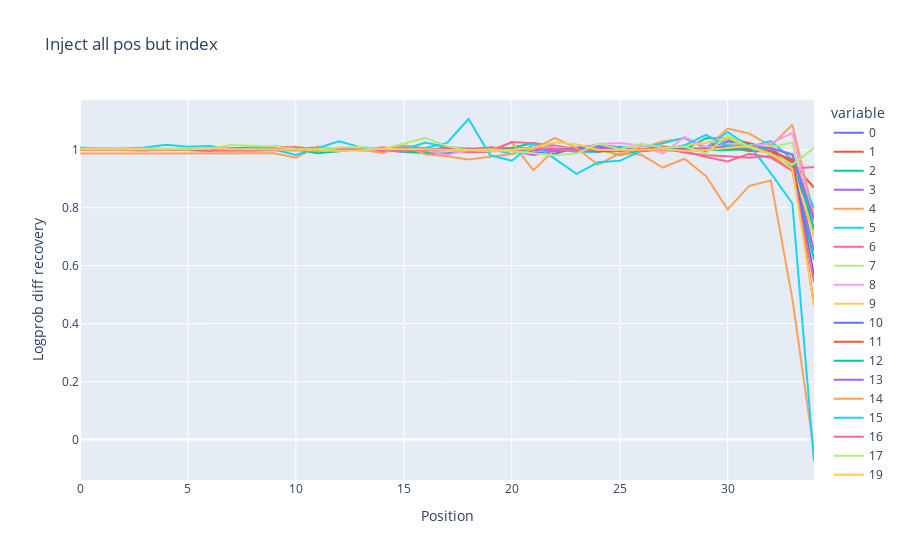
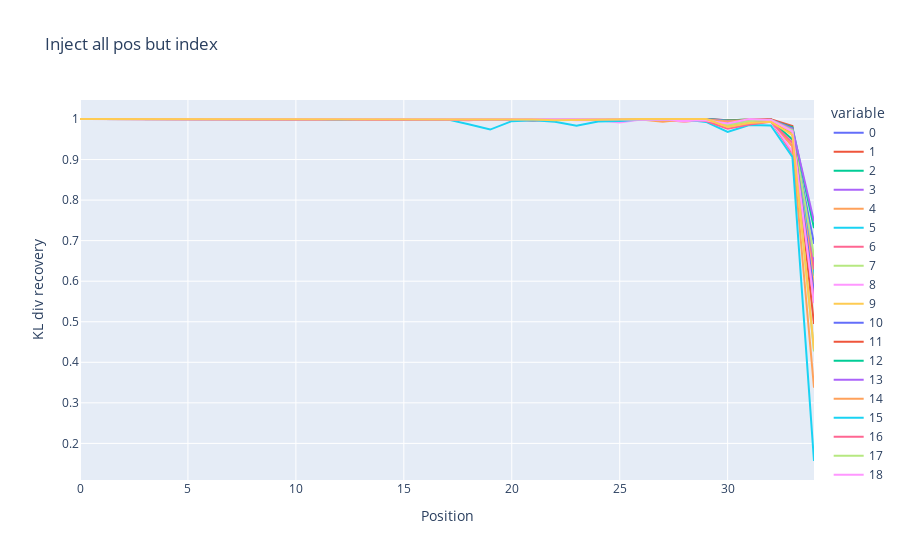

The code cell stored with these charts, in order, in its notebook:
### Markdown cell above
### Inject all pos but one
Index=2 means only position 2 was NOT injected.

### Code cell
omit_one_masks = ~t.eye(input_tokens.shape[1]).bool()
lpd_recoveries = get_recoveries_per_mask(omit_one_masks, get_logprob_diff_recovery)
kld_recoveries = get_recoveries_per_mask(omit_one_masks, get_kl_div_recovery)

title = "Inject all pos but index"
fig = px.line(lpd_recoveries, title=title)
fig.update_layout(
    xaxis_title="Position",
    yaxis_title="Logprob diff recovery",
)
# Hide outlier batch
fig.for_each_trace(lambda trace: trace.update(visible=False) if trace.name == "18" else ())
fig.show()

fig = px.line(kld_recoveries, title=title)
fig.update_layout(
    xaxis_title="Position",
    yaxis_title="KL div recovery",
)

### Figure 1 — Plotly figure (JSON) as saved in the notebook; plotly's stock layout.template omitted (floating-point values rounded to 4 significant figures)
{"data": [{"hovertemplate": "variable=0<br>index=%{x}<br>value=%{y}<extra></extra>", "legendgroup": "0", "line": {"color": "#636efa", "dash": "solid"}, "marker": {"symbol": "circle"}, "mode": "lines", "name": "0", "orientation": "v", "showlegend": true, "type": "scatter", "x": [0, 1, 2, 3, 4, 5, 6, 7, 8, 9, 10, 11, 12, 13, 14, 15, 16, 17, 18, 19, 20, 21, 22, 23, 24, 25, 26, 27, 28, 29, 30, 31, 32, 33, 34], "xaxis": "x", "y": [1.0, 0.9999, 1.0, 0.9996, 1.0, 1.0, 0.9967, 1.004, 0.9985, 1.0, 0.9985, 1.008, 1.004, 1.002, 1.002, 1.003, 1.0, 1.0, 1.003, 1.002, 0.9988, 0.9918, 0.9866, 1.008, 1.017, 1.009, 0.9964, 1.011, 0.9996, 0.997, 1.03, 1.019, 1.0, 0.9434, 0.7532], "yaxis": "y"}, {"hovertemplate": "variable=1<br>index=%{x}<br>value=%{y}<extra></extra>", "legendgroup": "1", "line": {"color": "#EF553B", "dash": "solid"}, "marker": {"symbol": "circle"}, "mode": "lines", "name": "1", "orientation": "v", "showlegend": true, "type": "scatter", "x": [0, 1, 2, 3, 4, 5, 6, 7, 8, 9, 10, 11, 12, 13, 14, 15, 16, 17, 18, 19, 20, 21, 22, 23, 24, 25, 26, 27, 28, 29, 30, 31, 32, 33, 34], "xaxis": "x", "y": [1.001, 1.001, 0.9992, 1.001, 1.001, 0.9993, 0.9998, 1.002, 1.001, 1.001, 1.005, 1.007, 1.001, 0.9999, 1.009, 1.003, 0.9998, 0.9997, 1.002, 1.009, 1.004, 1.007, 1.003, 0.9975, 1.001, 1.005, 1.008, 1.012, 1.005, 1.005, 1.042, 1.024, 1.004, 0.9541, 0.8701], "yaxis": "y"}, {"hovertemplate": "variable=2<br>index=%{x}<br>value=%{y}<extra></extra>", "legendgroup": "2", "line": {"color": "#00cc96", "dash": "solid"}, "marker": {"symbol": "circle"}, "mode": "lines", "name": "2", "orientation": "v", "showlegend": true, "type": "scatter", "x": [0, 1, 2, 3, 4, 5, 6, 7, 8, 9, 10, 11, 12, 13, 14, 15, 16, 17, 18, 19, 20, 21, 22, 23, 24, 25, 26, 27, 28, 29, 30, 31, 32, 33, 34], "xaxis": "x", "y": [1.001, 1.001, 1.001, 0.9989, 1.002, 1.001, 1.001, 1.005, 1.009, 1.01, 1.001, 0.9882, 0.9956, 1.006, 1.002, 0.9929, 0.9903, 0.9869, 1.005, 0.9991, 1.007, 1.023, 1.008, 1.005, 1.005, 0.9814, 0.9987, 1.004, 1.001, 1.041, 1.04, 1.003, 0.9956, 0.9449, 0.6212], "yaxis": "y"}, {"hovertemplate": "variable=3<br>index=%{x}<br>value=%{y}<extra></extra>", "legendgroup": "3", "line": {"color": "#ab63fa", "dash": "solid"}, "marker": {"symbol": "circle"}, "mode": "lines", "name": "3", "orientation": "v", "showlegend": true, "type": "scatter", "x": [0, 1, 2, 3, 4, 5, 6, 7, 8, 9, 10, 11, 12, 13, 14, 15, 16, 17, 18, 19, 20, 21, 22, 23, 24, 25, 26, 27, 28, 29, 30, 31, 32, 33, 34], "xaxis": "x", "y": [1.0, 1.001, 1.001, 1.0, 1.001, 1.0, 1.0, 1.001, 1.0, 1.0, 0.9994, 0.9997, 1.003, 0.9989, 0.998, 0.9945, 0.9985, 0.9933, 0.9975, 1.001, 0.9972, 0.9824, 0.9952, 1.0, 1.007, 0.9962, 1.004, 1.002, 1.005, 0.9982, 1.022, 1.007, 0.995, 0.9646, 0.6512], "yaxis": "y"}, {"hovertemplate": "variable=4<br>index=%{x}<br>value=%{y}<extra></extra>", "legendgroup": "4", "line": {"color": "#FFA15A", "dash": "solid"}, "marker": {"symbol": "circle"}, "mode": "lines", "name": "4", "orientation": "v", "showlegend": true, "type": "scatter", "x": [0, 1, 2, 3, 4, 5, 6, 7, 8, 9, 10, 11, 12, 13, 14, 15, 16, 17, 18, 19, 20, 21, 22, 23, 24, 25, 26, 27, 28, 29, 30, 31, 32, 33, 34], "xaxis": "x", "y": [1.001, 1.002, 1.002, 1.003, 1.003, 0.9999, 0.9989, 0.998, 0.9963, 1.0, 1.011, 1.001, 0.9969, 1.002, 1.0, 1.016, 1.005, 0.9979, 0.9916, 0.9995, 1.026, 0.9298, 1.002, 1.009, 1.0, 0.9837, 1.006, 1.029, 1.04, 1.004, 1.074, 1.057, 1.014, 1.087, 0.7715], "yaxis": "y"}, {"hovertemplate": "variable=5<br>index=%{x}<br>value=%{y}<extra></extra>", "legendgroup": "5", "line": {"color": "#19d3f3", "dash": "solid"}, "marker": {"symbol": "circle"}, "mode": "lines", "name": "5", "orientation": "v", "showlegend": true, "type": "scatter", "x": [0, 1, 2, 3, 4, 5, 6, 7, 8, 9, 10, 11, 12, 13, 14, 15, 16, 17, 18, 19, 20, 21, 22, 23, 24, 25, 26, 27, 28, 29, 30, 31, 32, 33, 34], "xaxis": "x", "y": [1.002, 1.002, 1.002, 1.002, 1.002, 1.002, 1.002, 1.002, 1.002, 1.002, 1.001, 1.001, 1.003, 1.002, 1.003, 1.002, 1.026, 1.009, 1.005, 1.004, 0.9863, 1.008, 1.004, 0.9927, 0.9919, 1.012, 1.004, 1.022, 1.042, 1.008, 1.062, 1.01, 1.03, 0.9666, 0.7999], "yaxis": "y"}, {"hovertemplate": "variable=6<br>index=%{x}<br>value=%{y}<extra></extra>", "legendgroup": "6", "line": {"color": "#FF6692", "dash": "solid"}, "marker": {"symbol": "circle"}, "mode": "lines", "name": "6", "orientation": "v", "showlegend": true, "type": "scatter", "x": [0, 1, 2, 3, 4, 5, 6, 7, 8, 9, 10, 11, 12, 13, 14, 15, 16, 17, 18, 19, 20, 21, 22, 23, 24, 25, 26, 27, 28, 29, 30, 31, 32, 33, 34], "xaxis": "x", "y": [1.002, 1.002, 1.002, 1.002, 1.002, 1.001, 1.002, 1.002, 1.005, 1.012, 1.009, 1.002, 1.001, 1.001, 0.9959, 0.9951, 1.004, 1.001, 0.9925, 0.9926, 1.027, 1.023, 1.016, 1.003, 1.018, 1.002, 0.9948, 1.008, 0.9898, 0.9813, 0.9777, 0.9729, 0.9791, 0.935, 0.941], "yaxis": "y"}, {"hovertemplate": "variable=7<br>index=%{x}<br>value=%{y}<extra></extra>", "legendgroup": "7", "line": {"color": "#B6E880", "dash": "solid"}, "marker": {"symbol": "circle"}, "mode": "lines", "name": "7", "orientation": "v", "showlegend": true, "type": "scatter", "x": [0, 1, 2, 3, 4, 5, 6, 7, 8, 9, 10, 11, 12, 13, 14, 15, 16, 17, 18, 19, 20, 21, 22, 23, 24, 25, 26, 27, 28, 29, 30, 31, 32, 33, 34], "xaxis": "x", "y": [1.001, 1.001, 1.001, 1.001, 1.001, 1.001, 1.001, 1.002, 1.002, 1.002, 1.001, 1.001, 1.0, 1.001, 1.001, 1.001, 1.001, 1.0, 1.002, 1.001, 1.0, 1.001, 1.001, 1.0, 1.008, 1.008, 1.003, 1.004, 1.001, 1.003, 1.02, 1.017, 1.009, 1.025, 0.7034], "yaxis": "y"}, {"hovertemplate": "variable=8<br>index=%{x}<br>value=%{y}<extra></extra>", "legendgroup": "8", "line": {"color": "#FF97FF", "dash": "solid"}, "marker": {"symbol": "circle"}, "mode": "lines", "name": "8", "orientation": "v", "showlegend": true, "type": "scatter", "x": [0, 1, 2, 3, 4, 5, 6, 7, 8, 9, 10, 11, 12, 13, 14, 15, 16, 17, 18, 19, 20, 21, 22, 23, 24, 25, 26, 27, 28, 29, 30, 31, 32, 33, 34], "xaxis": "x", "y": [1.005, 1.004, 1.004, 1.005, 1.003, 1.002, 1.005, 0.9997, 1.005, 1.004, 0.9983, 1.0, 0.9999, 1.003, 1.005, 1.005, 0.9983, 0.9829, 0.9996, 0.9983, 0.9995, 1.007, 1.01, 1.001, 1.021, 1.024, 1.015, 0.9873, 1.045, 1.011, 1.008, 1.01, 1.023, 1.058, 0.7495], "yaxis": "y"}, {"hovertemplate": "variable=9<br>index=%{x}<br>value=%{y}<extra></extra>", "legendgroup": "9", "line": {"color": "#FECB52", "dash": "solid"}, "marker": {"symbol": "circle"}, "mode": "lines", "name": "9", "orientation": "v", "showlegend": true, "type": "scatter", "x": [0, 1, 2, 3, 4, 5, 6, 7, 8, 9, 10, 11, 12, 13, 14, 15, 16, 17, 18, 19, 20, 21, 22, 23, 24, 25, 26, 27, 28, 29, 30, 31, 32, 33, 34], "xaxis": "x", "y": [1.001, 1.001, 1.0, 1.001, 1.0, 1.001, 1.0, 1.001, 1.0, 1.001, 1.001, 1.001, 0.9984, 1.008, 1.003, 1.001, 0.9998, 0.995, 1.001, 1.003, 1.003, 1.003, 1.002, 1.005, 0.9982, 1.002, 1.007, 0.9938, 1.016, 1.024, 1.042, 1.007, 1.0, 0.946, 0.699], "yaxis": "y"}, {"hovertemplate": "variable=10<br>index=%{x}<br>value=%{y}<extra></extra>", "legendgroup": "10", "line": {"color": "#636efa", "dash": "solid"}, "marker": {"symbol": "circle"}, "mode": "lines", "name": "10", "orientation": "v", "showlegend": true, "type": "scatter", "x": [0, 1, 2, 3, 4, 5, 6, 7, 8, 9, 10, 11, 12, 13, 14, 15, 16, 17, 18, 19, 20, 21, 22, 23, 24, 25, 26, 27, 28, 29, 30, 31, 32, 33, 34], "xaxis": "x", "y": [1.0, 0.9993, 0.9993, 0.9991, 0.9993, 0.9995, 0.9996, 0.9987, 1.003, 0.9994, 0.9993, 1.0, 1.001, 1.002, 1.002, 0.9995, 1.003, 1.002, 1.001, 1.002, 1.001, 1.001, 0.999, 1.006, 1.01, 1.009, 0.996, 1.002, 1.002, 1.001, 1.01, 1.001, 0.9969, 0.9636, 0.5665], "yaxis": "y"}, {"hovertemplate": "variable=11<br>index=%{x}<br>value=%{y}<extra></extra>", "legendgroup": "11", "line": {"color": "#EF553B", "dash": "solid"}, "marker": {"symbol": "circle"}, "mode": "lines", "name": "11", "orientation": "v", "showlegend": true, "type": "scatter", "x": [0, 1, 2, 3, 4, 5, 6, 7, 8, 9, 10, 11, 12, 13, 14, 15, 16, 17, 18, 19, 20, 21, 22, 23, 24, 25, 26, 27, 28, 29, 30, 31, 32, 33, 34], "xaxis": "x", "y": [1.0, 1.0, 1.0, 1.0, 1.001, 1.0, 1.0, 1.0, 1.0, 1.0, 1.0, 1.0, 1.001, 1.001, 1.0, 0.9995, 1.0, 1.002, 1.001, 1.001, 1.003, 1.001, 1.001, 1.0, 0.9942, 0.9991, 1.002, 1.006, 1.001, 1.003, 1.009, 0.9964, 0.9942, 0.9645, 0.4644], "yaxis": "y"}, {"hovertemplate": "variable=12<br>index=%{x}<br>value=%{y}<extra></extra>", "legendgroup": "12", "line": {"color": "#00cc96", "dash": "solid"}, "marker": {"symbol": "circle"}, "mode": "lines", "name": "12", "orientation": "v", "showlegend": true, "type": "scatter", "x": [0, 1, 2, 3, 4, 5, 6, 7, 8, 9, 10, 11, 12, 13, 14, 15, 16, 17, 18, 19, 20, 21, 22, 23, 24, 25, 26, 27, 28, 29, 30, 31, 32, 33, 34], "xaxis": "x", "y": [1.001, 1.001, 1.001, 1.001, 1.001, 1.001, 1.0, 1.0, 1.0, 1.0, 0.9998, 1.0, 1.0, 1.001, 1.001, 1.001, 1.002, 1.002, 1.0, 1.001, 1.001, 1.001, 1.002, 1.001, 1.002, 1.001, 0.9997, 1.0, 0.9997, 1.001, 0.9996, 1.003, 1.007, 0.9838, 0.726], "yaxis": "y"}, {"hovertemplate": "variable=13<br>index=%{x}<br>value=%{y}<extra></extra>", "legendgroup": "13", "line": {"color": "#ab63fa", "dash": "solid"}, "marker": {"symbol": "circle"}, "mode": "lines", "name": "13", "orientation": "v", "showlegend": true, "type": "scatter", "x": [0, 1, 2, 3, 4, 5, 6, 7, 8, 9, 10, 11, 12, 13, 14, 15, 16, 17, 18, 19, 20, 21, 22, 23, 24, 25, 26, 27, 28, 29, 30, 31, 32, 33, 34], "xaxis": "x", "y": [1.0, 1.0, 1.0, 1.0, 1.0, 1.003, 1.001, 1.004, 1.002, 1.006, 1.0, 1.001, 1.002, 1.001, 0.9984, 1.0, 1.002, 1.001, 1.001, 1.002, 1.001, 1.0, 0.997, 1.002, 1.009, 1.002, 0.9982, 1.001, 1.002, 1.001, 1.016, 1.014, 1.006, 0.984, 0.7608], "yaxis": "y"}, {"hovertemplate": "variable=14<br>index=%{x}<br>value=%{y}<extra></extra>", "legendgroup": "14", "line": {"color": "#FFA15A", "dash": "solid"}, "marker": {"symbol": "circle"}, "mode": "lines", "name": "14", "orientation": "v", "showlegend": true, "type": "scatter", "x": [0, 1, 2, 3, 4, 5, 6, 7, 8, 9, 10, 11, 12, 13, 14, 15, 16, 17, 18, 19, 20, 21, 22, 23, 24, 25, 26, 27, 28, 29, 30, 31, 32, 33, 34], "xaxis": "x", "y": [0.9877, 0.9886, 0.9875, 0.9879, 0.988, 0.9888, 0.9884, 0.9885, 0.9888, 0.9885, 0.9733, 1.012, 0.9982, 1.003, 0.9889, 1.014, 0.9851, 0.9784, 0.9672, 0.976, 0.9856, 1.001, 1.041, 1.006, 0.9488, 0.9883, 0.983, 0.9391, 0.9696, 0.9091, 0.7947, 0.8757, 0.8947, 0.485, -0.04413], "yaxis": "y"}, {"hovertemplate": "variable=15<br>index=%{x}<br>value=%{y}<extra></extra>", "legendgroup": "15", "line": {"color": "#19d3f3", "dash": "solid"}, "marker": {"symbol": "circle"}, "mode": "lines", "name": "15", "orientation": "v", "showlegend": true, "type": "scatter", "x": [0, 1, 2, 3, 4, 5, 6, 7, 8, 9, 10, 11, 12, 13, 14, 15, 16, 17, 18, 19, 20, 21, 22, 23, 24, 25, 26, 27, 28, 29, 30, 31, 32, 33, 34], "xaxis": "x", "y": [1.009, 1.005, 1.005, 1.008, 1.018, 1.011, 1.014, 1.002, 1.005, 1.001, 0.9828, 1.006, 1.03, 1.009, 1.004, 1.008, 1.006, 1.024, 1.107, 0.9814, 0.9627, 1.02, 0.9704, 0.9174, 0.957, 0.9624, 0.9963, 1.001, 1.016, 1.052, 1.012, 1.016, 0.9198, 0.8147, -0.07452], "yaxis": "y"}, {"hovertemplate": "variable=16<br>index=%{x}<br>value=%{y}<extra></extra>", "legendgroup": "16", "line": {"color": "#FF6692", "dash": "solid"}, "marker": {"symbol": "circle"}, "mode": "lines", "name": "16", "orientation": "v", "showlegend": true, "type": "scatter", "x": [0, 1, 2, 3, 4, 5, 6, 7, 8, 9, 10, 11, 12, 13, 14, 15, 16, 17, 18, 19, 20, 21, 22, 23, 24, 25, 26, 27, 28, 29, 30, 31, 32, 33, 34], "xaxis": "x", "y": [1.0, 0.9995, 0.9995, 1.002, 1.003, 1.003, 0.999, 0.9981, 0.9988, 1.002, 1.001, 0.9967, 1.003, 0.9984, 1.002, 1.001, 0.9971, 1.01, 1.0, 1.004, 0.9973, 1.006, 1.001, 0.9984, 1.002, 0.9992, 1.001, 0.9999, 0.9948, 0.9756, 0.9602, 0.9869, 0.9735, 0.9278, 0.5433], "yaxis": "y"}, {"hovertemplate": "variable=17<br>index=%{x}<br>value=%{y}<extra></extra>", "legendgroup": "17", "line": {"color": "#B6E880", "dash": "solid"}, "marker": {"symbol": "circle"}, "mode": "lines", "name": "17", "orientation": "v", "showlegend": true, "type": "scatter", "x": [0, 1, 2, 3, 4, 5, 6, 7, 8, 9, 10, 11, 12, 13, 14, 15, 16, 17, 18, 19, 20, 21, 22, 23, 24, 25, 26, 27, 28, 29, 30, 31, 32, 33, 34], "xaxis": "x", "y": [1.005, 1.005, 1.005, 1.005, 1.005, 1.006, 1.004, 1.017, 1.015, 1.012, 1.003, 1.002, 1.008, 1.01, 1.003, 1.022, 1.041, 1.013, 0.9984, 1.002, 0.9959, 0.9877, 0.9813, 0.9872, 1.021, 1.004, 1.021, 1.007, 1.011, 0.9877, 1.05, 1.01, 0.9837, 0.9493, 1.007], "yaxis": "y"}, {"hovertemplate": "variable=18<br>index=%{x}<br>value=%{y}<extra></extra>", "legendgroup": "18", "line": {"color": "#FF97FF", "dash": "solid"}, "marker": {"symbol": "circle"}, "mode": "lines", "name": "18", "orientation": "v", "showlegend": true, "type": "scatter", "visible": false, "x": [0, 1, 2, 3, 4, 5, 6, 7, 8, 9, 10, 11, 12, 13, 14, 15, 16, 17, 18, 19, 20, 21, 22, 23, 24, 25, 26, 27, 28, 29, 30, 31, 32, 33, 34], "xaxis": "x", "y": [1.186, 1.253, 1.246, 1.242, 1.281, 1.253, 1.274, 1.261, 1.244, 1.255, 1.282, 1.275, 1.265, 1.263, 1.259, 1.266, 0.993, 0.6339, 0.7953, 0.2548, -0.08092, 2.072, -1.223, 2.279, 0.6189, 1.207, 1.369, 3.213, 0.984, 3.496, -13.78, 0.03589, -5.358, -17.97, -20.85], "yaxis": "y"}, {"hovertemplate": "variable=19<br>index=%{x}<br>value=%{y}<extra></extra>", "legendgroup": "19", "line": {"color": "#FECB52", "dash": "solid"}, "marker": {"symbol": "circle"}, "mode": "lines", "name": "19", "orientation": "v", "showlegend": true, "type": "scatter", "x": [0, 1, 2, 3, 4, 5, 6, 7, 8, 9, 10, 11, 12, 13, 14, 15, 16, 17, 18, 19, 20, 21, 22, 23, 24, 25, 26, 27, 28, 29, 30, 31, 32, 33, 34], "xaxis": "x", "y": [1.001, 1.001, 1.001, 1.001, 0.9999, 1.001, 1.006, 1.003, 1.003, 1.0, 1.0, 1.0, 0.9969, 0.9981, 1.004, 1.002, 1.002, 0.9995, 1.0, 0.9949, 1.001, 1.007, 1.026, 1.019, 0.9996, 0.9992, 1.0, 1.002, 0.9967, 0.9993, 1.006, 1.013, 0.9875, 0.9341, 0.4623], "yaxis": "y"}], "layout": {"legend": {"title": {"text": "variable"}, "tracegroupgap": 0}, "title": {"text": "Inject all pos but index"}, "xaxis": {"anchor": "y", "domain": [0, 1], "title": {"text": "Position"}}, "yaxis": {"anchor": "x", "domain": [0, 1], "title": {"text": "Logprob diff recovery"}}}}

### Figure 2 — Plotly figure (JSON) as saved in the notebook; plotly's stock layout.template omitted (floating-point values rounded to 4 significant figures)
{"data": [{"hovertemplate": "variable=0<br>index=%{x}<br>value=%{y}<extra></extra>", "legendgroup": "0", "line": {"color": "#636efa", "dash": "solid"}, "marker": {"symbol": "circle"}, "mode": "lines", "name": "0", "orientation": "v", "showlegend": true, "type": "scatter", "x": [0, 1, 2, 3, 4, 5, 6, 7, 8, 9, 10, 11, 12, 13, 14, 15, 16, 17, 18, 19, 20, 21, 22, 23, 24, 25, 26, 27, 28, 29, 30, 31, 32, 33, 34], "xaxis": "x", "y": [1.0, 1.0, 1.0, 1.0, 1.0, 1.0, 0.9999, 0.9999, 0.9999, 0.9999, 0.9998, 0.9997, 0.9999, 1.0, 1.0, 0.9999, 0.9999, 1.0, 1.0, 0.9999, 1.0, 0.9995, 0.9982, 0.9995, 0.9987, 0.9976, 0.9996, 0.9992, 1.0, 0.9996, 0.9888, 0.9955, 0.9992, 0.9633, 0.6924], "yaxis": "y"}, {"hovertemplate": "variable=1<br>index=%{x}<br>value=%{y}<extra></extra>", "legendgroup": "1", "line": {"color": "#EF553B", "dash": "solid"}, "marker": {"symbol": "circle"}, "mode": "lines", "name": "1", "orientation": "v", "showlegend": true, "type": "scatter", "x": [0, 1, 2, 3, 4, 5, 6, 7, 8, 9, 10, 11, 12, 13, 14, 15, 16, 17, 18, 19, 20, 21, 22, 23, 24, 25, 26, 27, 28, 29, 30, 31, 32, 33, 34], "xaxis": "x", "y": [1.0, 1.0, 1.0, 1.0, 1.0, 1.0, 1.0, 1.0, 1.0, 1.0, 0.9999, 0.9999, 0.9999, 1.0, 0.9997, 0.9999, 0.9999, 0.9998, 0.9998, 0.9995, 0.9998, 0.9998, 1.0, 1.0, 0.9995, 0.9996, 0.9997, 0.9992, 0.9999, 0.9994, 0.9934, 0.9973, 0.9988, 0.9619, 0.6292], "yaxis": "y"}, {"hovertemplate": "variable=2<br>index=%{x}<br>value=%{y}<extra></extra>", "legendgroup": "2", "line": {"color": "#00cc96", "dash": "solid"}, "marker": {"symbol": "circle"}, "mode": "lines", "name": "2", "orientation": "v", "showlegend": true, "type": "scatter", "x": [0, 1, 2, 3, 4, 5, 6, 7, 8, 9, 10, 11, 12, 13, 14, 15, 16, 17, 18, 19, 20, 21, 22, 23, 24, 25, 26, 27, 28, 29, 30, 31, 32, 33, 34], "xaxis": "x", "y": [1.0, 1.0, 1.0, 1.0, 1.0, 1.0, 1.0, 0.9995, 0.9999, 0.9995, 0.9996, 0.9993, 0.9999, 0.9993, 1.0, 0.998, 0.9995, 0.9997, 0.9998, 0.9997, 0.9998, 0.9978, 0.9992, 0.9992, 0.998, 0.9988, 0.9995, 0.9996, 0.9964, 0.9975, 0.9843, 0.9937, 0.9965, 0.9496, 0.5576], "yaxis": "y"}, {"hovertemplate": "variable=3<br>index=%{x}<br>value=%{y}<extra></extra>", "legendgroup": "3", "line": {"color": "#ab63fa", "dash": "solid"}, "marker": {"symbol": "circle"}, "mode": "lines", "name": "3", "orientation": "v", "showlegend": true, "type": "scatter", "x": [0, 1, 2, 3, 4, 5, 6, 7, 8, 9, 10, 11, 12, 13, 14, 15, 16, 17, 18, 19, 20, 21, 22, 23, 24, 25, 26, 27, 28, 29, 30, 31, 32, 33, 34], "xaxis": "x", "y": [1.0, 1.0, 1.0, 1.0, 1.0, 1.0, 1.0, 1.0, 1.0, 1.0, 1.0, 0.9999, 1.0, 1.0, 1.0, 0.9997, 0.9999, 0.9997, 0.9995, 0.9999, 0.9999, 0.9964, 0.9998, 0.9999, 0.9996, 0.9993, 0.9999, 1.0, 0.9996, 0.9999, 0.9969, 0.997, 0.9986, 0.9686, 0.6411], "yaxis": "y"}, {"hovertemplate": "variable=4<br>index=%{x}<br>value=%{y}<extra></extra>", "legendgroup": "4", "line": {"color": "#FFA15A", "dash": "solid"}, "marker": {"symbol": "circle"}, "mode": "lines", "name": "4", "orientation": "v", "showlegend": true, "type": "scatter", "x": [0, 1, 2, 3, 4, 5, 6, 7, 8, 9, 10, 11, 12, 13, 14, 15, 16, 17, 18, 19, 20, 21, 22, 23, 24, 25, 26, 27, 28, 29, 30, 31, 32, 33, 34], "xaxis": "x", "y": [1.0, 1.0, 1.0, 1.0, 1.0, 0.9997, 0.9999, 0.9998, 0.9998, 0.9999, 0.9998, 1.0, 0.9998, 0.9999, 1.0, 0.9995, 0.9999, 1.0, 0.9997, 1.0, 0.9991, 0.9961, 1.0, 0.9998, 1.0, 0.999, 0.999, 0.998, 0.993, 0.9989, 0.9845, 0.9905, 0.9957, 0.9328, 0.5728], "yaxis": "y"}, {"hovertemplate": "variable=5<br>index=%{x}<br>value=%{y}<extra></extra>", "legendgroup": "5", "line": {"color": "#19d3f3", "dash": "solid"}, "marker": {"symbol": "circle"}, "mode": "lines", "name": "5", "orientation": "v", "showlegend": true, "type": "scatter", "x": [0, 1, 2, 3, 4, 5, 6, 7, 8, 9, 10, 11, 12, 13, 14, 15, 16, 17, 18, 19, 20, 21, 22, 23, 24, 25, 26, 27, 28, 29, 30, 31, 32, 33, 34], "xaxis": "x", "y": [1.0, 1.0, 1.0, 1.0, 1.0, 1.0, 1.0, 1.0, 1.0, 1.0, 1.0, 1.0, 1.0, 1.0, 1.0, 1.0, 0.9995, 0.9999, 0.9998, 0.9999, 0.9997, 0.9989, 0.9997, 0.9999, 0.9995, 0.9998, 0.9998, 0.9995, 0.9986, 0.9996, 0.9958, 0.9999, 0.9985, 0.9719, 0.6125], "yaxis": "y"}, {"hovertemplate": "variable=6<br>index=%{x}<br>value=%{y}<extra></extra>", "legendgroup": "6", "line": {"color": "#FF6692", "dash": "solid"}, "marker": {"symbol": "circle"}, "mode": "lines", "name": "6", "orientation": "v", "showlegend": true, "type": "scatter", "x": [0, 1, 2, 3, 4, 5, 6, 7, 8, 9, 10, 11, 12, 13, 14, 15, 16, 17, 18, 19, 20, 21, 22, 23, 24, 25, 26, 27, 28, 29, 30, 31, 32, 33, 34], "xaxis": "x", "y": [1.0, 1.0, 1.0, 1.0, 1.0, 1.0, 1.0, 1.0, 0.9997, 0.9997, 0.9997, 0.9999, 0.9984, 0.9996, 0.9974, 0.9978, 0.9999, 1.0, 0.9996, 0.9984, 0.9975, 0.9963, 0.9979, 0.999, 0.9994, 0.9999, 0.9979, 0.9973, 0.9989, 0.9971, 0.9918, 0.9864, 0.995, 0.9144, 0.629], "yaxis": "y"}, {"hovertemplate": "variable=7<br>index=%{x}<br>value=%{y}<extra></extra>", "legendgroup": "7", "line": {"color": "#B6E880", "dash": "solid"}, "marker": {"symbol": "circle"}, "mode": "lines", "name": "7", "orientation": "v", "showlegend": true, "type": "scatter", "x": [0, 1, 2, 3, 4, 5, 6, 7, 8, 9, 10, 11, 12, 13, 14, 15, 16, 17, 18, 19, 20, 21, 22, 23, 24, 25, 26, 27, 28, 29, 30, 31, 32, 33, 34], "xaxis": "x", "y": [1.0, 1.0, 1.0, 1.0, 1.0, 0.9999, 1.0, 0.9999, 0.9999, 1.0, 1.0, 1.0, 0.9999, 1.0, 1.0, 1.0, 1.0, 1.0, 0.9999, 1.0, 0.9999, 1.0, 1.0, 0.9999, 0.9993, 0.9993, 0.9989, 0.9996, 1.0, 0.9997, 0.9929, 0.9944, 0.9984, 0.9793, 0.6602], "yaxis": "y"}, {"hovertemplate": "variable=8<br>index=%{x}<br>value=%{y}<extra></extra>", "legendgroup": "8", "line": {"color": "#FF97FF", "dash": "solid"}, "marker": {"symbol": "circle"}, "mode": "lines", "name": "8", "orientation": "v", "showlegend": true, "type": "scatter", "x": [0, 1, 2, 3, 4, 5, 6, 7, 8, 9, 10, 11, 12, 13, 14, 15, 16, 17, 18, 19, 20, 21, 22, 23, 24, 25, 26, 27, 28, 29, 30, 31, 32, 33, 34], "xaxis": "x", "y": [1.0, 1.0, 1.0, 1.0, 1.0, 0.9997, 0.9999, 0.9999, 0.9998, 0.9999, 0.9998, 0.9998, 1.0, 1.0, 0.9999, 0.9997, 0.9999, 0.999, 0.9997, 1.0, 1.0, 0.9998, 0.9997, 0.9966, 0.9969, 0.9913, 0.9988, 0.9981, 0.9937, 0.9993, 0.9908, 0.9939, 0.9965, 0.9198, 0.582], "yaxis": "y"}, {"hovertemplate": "variable=9<br>index=%{x}<br>value=%{y}<extra></extra>", "legendgroup": "9", "line": {"color": "#FECB52", "dash": "solid"}, "marker": {"symbol": "circle"}, "mode": "lines", "name": "9", "orientation": "v", "showlegend": true, "type": "scatter", "x": [0, 1, 2, 3, 4, 5, 6, 7, 8, 9, 10, 11, 12, 13, 14, 15, 16, 17, 18, 19, 20, 21, 22, 23, 24, 25, 26, 27, 28, 29, 30, 31, 32, 33, 34], "xaxis": "x", "y": [1.0, 1.0, 1.0, 1.0, 1.0, 1.0, 1.0, 1.0, 1.0, 1.0, 1.0, 1.0, 1.0, 0.9997, 1.0, 0.9999, 0.9999, 0.9998, 0.9999, 0.9998, 0.9998, 0.9999, 0.9999, 0.9996, 0.9998, 0.9996, 0.9997, 0.9997, 0.9984, 0.9985, 0.9954, 0.9994, 0.9985, 0.967, 0.5921], "yaxis": "y"}, {"hovertemplate": "variable=10<br>index=%{x}<br>value=%{y}<extra></extra>", "legendgroup": "10", "line": {"color": "#636efa", "dash": "solid"}, "marker": {"symbol": "circle"}, "mode": "lines", "name": "10", "orientation": "v", "showlegend": true, "type": "scatter", "x": [0, 1, 2, 3, 4, 5, 6, 7, 8, 9, 10, 11, 12, 13, 14, 15, 16, 17, 18, 19, 20, 21, 22, 23, 24, 25, 26, 27, 28, 29, 30, 31, 32, 33, 34], "xaxis": "x", "y": [1.0, 1.0, 1.0, 1.0, 1.0, 1.0, 1.0, 0.9999, 0.9999, 0.9999, 0.9999, 0.9999, 1.0, 0.9998, 1.0, 1.0, 0.9999, 1.0, 1.0, 1.0, 1.0, 1.0, 0.9997, 0.9994, 0.9989, 0.9962, 0.9997, 0.9996, 1.0, 0.9998, 0.9933, 0.9947, 0.999, 0.972, 0.5724], "yaxis": "y"}, {"hovertemplate": "variable=11<br>index=%{x}<br>value=%{y}<extra></extra>", "legendgroup": "11", "line": {"color": "#EF553B", "dash": "solid"}, "marker": {"symbol": "circle"}, "mode": "lines", "name": "11", "orientation": "v", "showlegend": true, "type": "scatter", "x": [0, 1, 2, 3, 4, 5, 6, 7, 8, 9, 10, 11, 12, 13, 14, 15, 16, 17, 18, 19, 20, 21, 22, 23, 24, 25, 26, 27, 28, 29, 30, 31, 32, 33, 34], "xaxis": "x", "y": [1.0, 1.0, 1.0, 1.0, 1.0, 1.0, 1.0, 1.0, 1.0, 1.0, 1.0, 1.0, 0.9999, 1.0, 0.9999, 0.9999, 0.9998, 0.9997, 0.9999, 1.0, 0.9999, 0.9999, 1.0, 0.9999, 0.9989, 0.9995, 0.9993, 0.9997, 1.0, 0.9998, 0.9967, 0.9978, 0.9993, 0.9827, 0.4945], "yaxis": "y"}, {"hovertemplate": "variable=12<br>index=%{x}<br>value=%{y}<extra></extra>", "legendgroup": "12", "line": {"color": "#00cc96", "dash": "solid"}, "marker": {"symbol": "circle"}, "mode": "lines", "name": "12", "orientation": "v", "showlegend": true, "type": "scatter", "x": [0, 1, 2, 3, 4, 5, 6, 7, 8, 9, 10, 11, 12, 13, 14, 15, 16, 17, 18, 19, 20, 21, 22, 23, 24, 25, 26, 27, 28, 29, 30, 31, 32, 33, 34], "xaxis": "x", "y": [1.0, 0.9999, 1.0, 1.0, 0.9999, 0.9999, 1.0, 1.0, 1.0, 1.0, 1.0, 1.0, 1.0, 0.9999, 1.0, 0.9999, 0.9999, 0.9999, 1.0, 1.0, 0.9999, 0.9998, 0.9998, 0.9998, 0.9999, 0.9998, 1.0, 1.0, 1.0, 0.9997, 0.9963, 0.997, 0.997, 0.9794, 0.7309], "yaxis": "y"}, {"hovertemplate": "variable=13<br>index=%{x}<br>value=%{y}<extra></extra>", "legendgroup": "13", "line": {"color": "#ab63fa", "dash": "solid"}, "marker": {"symbol": "circle"}, "mode": "lines", "name": "13", "orientation": "v", "showlegend": true, "type": "scatter", "x": [0, 1, 2, 3, 4, 5, 6, 7, 8, 9, 10, 11, 12, 13, 14, 15, 16, 17, 18, 19, 20, 21, 22, 23, 24, 25, 26, 27, 28, 29, 30, 31, 32, 33, 34], "xaxis": "x", "y": [1.0, 1.0, 1.0, 1.0, 0.9999, 0.9999, 0.9999, 0.9998, 0.9999, 0.9996, 1.0, 1.0, 1.0, 1.0, 1.0, 1.0, 0.9999, 0.9999, 1.0, 0.9999, 1.0, 1.0, 0.9997, 0.9996, 0.9991, 0.9988, 0.9999, 1.0, 0.9999, 0.9996, 0.9952, 0.9948, 0.9979, 0.9768, 0.7476], "yaxis": "y"}, {"hovertemplate": "variable=14<br>index=%{x}<br>value=%{y}<extra></extra>", "legendgroup": "14", "line": {"color": "#FFA15A", "dash": "solid"}, "marker": {"symbol": "circle"}, "mode": "lines", "name": "14", "orientation": "v", "showlegend": true, "type": "scatter", "x": [0, 1, 2, 3, 4, 5, 6, 7, 8, 9, 10, 11, 12, 13, 14, 15, 16, 17, 18, 19, 20, 21, 22, 23, 24, 25, 26, 27, 28, 29, 30, 31, 32, 33, 34], "xaxis": "x", "y": [1.0, 1.0, 1.0, 1.0, 1.0, 1.0, 1.0, 1.0, 1.0, 1.0, 0.9997, 0.9999, 0.9998, 0.9999, 0.9997, 0.9999, 0.999, 0.9991, 0.9994, 0.9995, 0.9994, 0.9998, 0.9998, 0.9978, 0.9973, 0.9988, 0.9986, 0.9935, 0.9995, 0.9988, 0.9936, 0.9973, 0.9972, 0.9326, 0.3374], "yaxis": "y"}, {"hovertemplate": "variable=15<br>index=%{x}<br>value=%{y}<extra></extra>", "legendgroup": "15", "line": {"color": "#19d3f3", "dash": "solid"}, "marker": {"symbol": "circle"}, "mode": "lines", "name": "15", "orientation": "v", "showlegend": true, "type": "scatter", "x": [0, 1, 2, 3, 4, 5, 6, 7, 8, 9, 10, 11, 12, 13, 14, 15, 16, 17, 18, 19, 20, 21, 22, 23, 24, 25, 26, 27, 28, 29, 30, 31, 32, 33, 34], "xaxis": "x", "y": [0.9999, 0.9999, 0.9999, 0.9999, 0.9991, 0.9998, 0.9995, 0.9996, 0.9994, 0.9999, 0.9987, 0.9999, 0.9978, 0.9999, 0.9997, 0.9999, 0.9999, 0.999, 0.9869, 0.9739, 0.9947, 0.9968, 0.9931, 0.9834, 0.9937, 0.9951, 0.999, 0.9999, 0.999, 0.9927, 0.968, 0.985, 0.9839, 0.9067, 0.1566], "yaxis": "y"}, {"hovertemplate": "variable=16<br>index=%{x}<br>value=%{y}<extra></extra>", "legendgroup": "16", "line": {"color": "#FF6692", "dash": "solid"}, "marker": {"symbol": "circle"}, "mode": "lines", "name": "16", "orientation": "v", "showlegend": true, "type": "scatter", "x": [0, 1, 2, 3, 4, 5, 6, 7, 8, 9, 10, 11, 12, 13, 14, 15, 16, 17, 18, 19, 20, 21, 22, 23, 24, 25, 26, 27, 28, 29, 30, 31, 32, 33, 34], "xaxis": "x", "y": [1.0, 1.0, 1.0, 0.9997, 0.9999, 0.9999, 0.9999, 0.9996, 0.9999, 0.9999, 0.9998, 0.9999, 0.9998, 0.9998, 0.9999, 1.0, 0.9998, 0.9983, 0.9969, 0.9996, 0.9999, 0.9997, 1.0, 0.9999, 0.9994, 0.999, 0.9997, 0.9999, 0.9997, 0.9951, 0.9762, 0.9866, 0.9934, 0.9418, 0.5536], "yaxis": "y"}, {"hovertemplate": "variable=17<br>index=%{x}<br>value=%{y}<extra></extra>", "legendgroup": "17", "line": {"color": "#B6E880", "dash": "solid"}, "marker": {"symbol": "circle"}, "mode": "lines", "name": "17", "orientation": "v", "showlegend": true, "type": "scatter", "x": [0, 1, 2, 3, 4, 5, 6, 7, 8, 9, 10, 11, 12, 13, 14, 15, 16, 17, 18, 19, 20, 21, 22, 23, 24, 25, 26, 27, 28, 29, 30, 31, 32, 33, 34], "xaxis": "x", "y": [1.0, 1.0, 1.0, 1.0, 1.0, 1.0, 1.0, 0.9997, 0.9999, 0.9999, 0.9999, 0.9999, 0.9999, 0.9999, 0.9999, 0.9998, 0.9992, 0.9998, 1.0, 0.9998, 0.9998, 0.9987, 0.9992, 0.9989, 0.9986, 0.9984, 0.9997, 1.0, 0.9993, 0.9995, 0.9854, 0.9942, 0.9982, 0.9723, 0.4267], "yaxis": "y"}, {"hovertemplate": "variable=18<br>index=%{x}<br>value=%{y}<extra></extra>", "legendgroup": "18", "line": {"color": "#FF97FF", "dash": "solid"}, "marker": {"symbol": "circle"}, "mode": "lines", "name": "18", "orientation": "v", "showlegend": true, "type": "scatter", "x": [0, 1, 2, 3, 4, 5, 6, 7, 8, 9, 10, 11, 12, 13, 14, 15, 16, 17, 18, 19, 20, 21, 22, 23, 24, 25, 26, 27, 28, 29, 30, 31, 32, 33, 34], "xaxis": "x", "y": [1.0, 1.0, 1.0, 1.0, 1.0, 1.0, 1.0, 1.0, 1.0, 1.0, 1.0, 1.0, 1.0, 1.0, 1.0, 1.0, 1.0, 0.9998, 0.9999, 0.9998, 0.9999, 0.9998, 0.9983, 0.9998, 0.9998, 0.9994, 0.998, 0.9988, 0.9965, 0.9965, 0.9892, 0.9998, 0.9975, 0.9697, 0.5461], "yaxis": "y"}, {"hovertemplate": "variable=19<br>index=%{x}<br>value=%{y}<extra></extra>", "legendgroup": "19", "line": {"color": "#FECB52", "dash": "solid"}, "marker": {"symbol": "circle"}, "mode": "lines", "name": "19", "orientation": "v", "showlegend": true, "type": "scatter", "x": [0, 1, 2, 3, 4, 5, 6, 7, 8, 9, 10, 11, 12, 13, 14, 15, 16, 17, 18, 19, 20, 21, 22, 23, 24, 25, 26, 27, 28, 29, 30, 31, 32, 33, 34], "xaxis": "x", "y": [1.0, 1.0, 1.0, 1.0, 1.0, 1.0, 0.9998, 1.0, 0.9999, 0.9999, 1.0, 0.9999, 0.9993, 0.9999, 0.9996, 0.9998, 0.9999, 1.0, 1.0, 0.9996, 0.9991, 0.9988, 0.997, 0.9977, 1.0, 1.0, 1.0, 0.9997, 0.9997, 1.0, 0.9803, 0.9901, 0.9932, 0.9609, 0.4317], "yaxis": "y"}], "layout": {"legend": {"title": {"text": "variable"}, "tracegroupgap": 0}, "title": {"text": "Inject all pos but index"}, "xaxis": {"anchor": "y", "domain": [0, 1], "title": {"text": "Position"}}, "yaxis": {"anchor": "x", "domain": [0, 1], "title": {"text": "KL div recovery"}}}}
